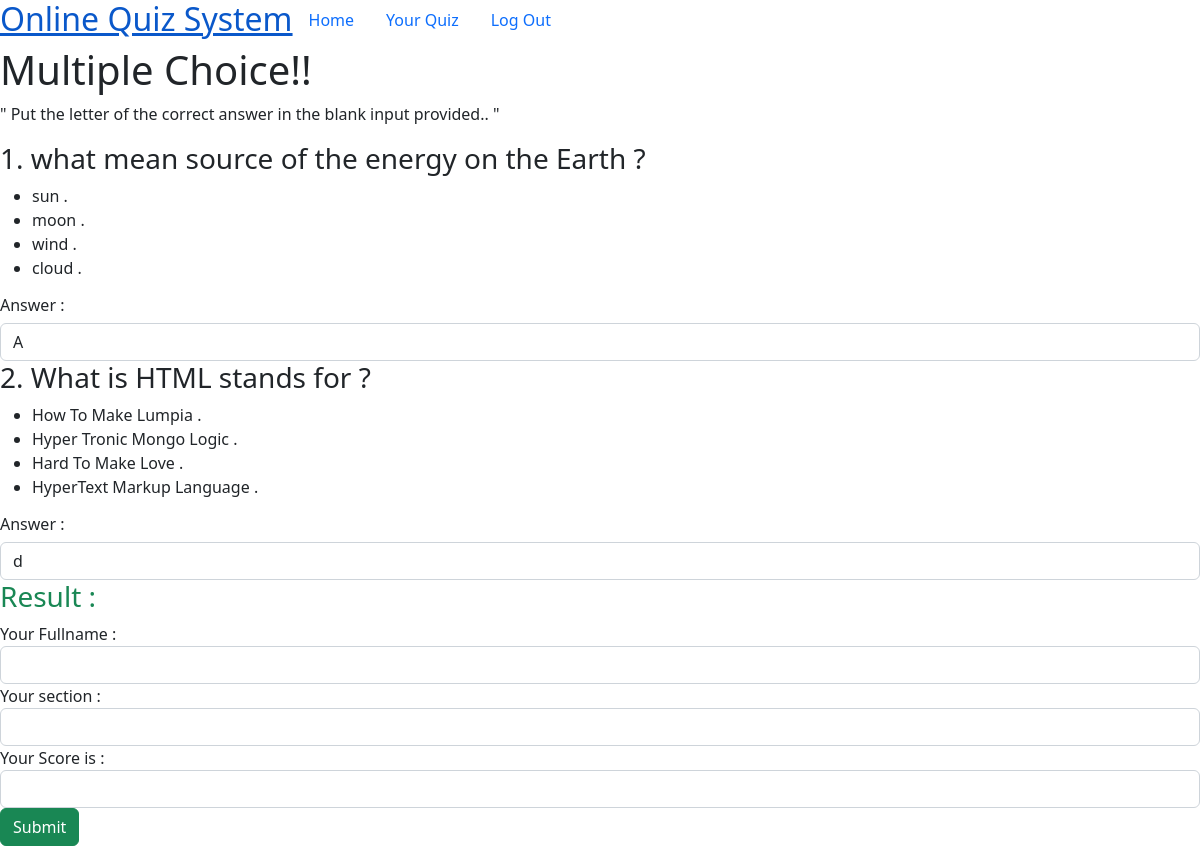
Page /getData.php on the committed database.
### tables this page shows
CREATE TABLE `tb_quiz` (
  `quiz_id` int NOT NULL,
  `question` text NOT NULL,
  `option1` text NOT NULL,
  `option2` text NOT NULL,
  `option3` text NOT NULL,
  `option4` text NOT NULL,
  `correct_Ans` text NOT NULL
);

### getData.php (the view, shortened to what this page needs)
<!DOCTYPE html>
<html lang="en">
<head>
    <link href="https://cdn.jsdelivr.net/npm/bootstrap@5.2.0-beta1/dist/css/bootstrap.min.css" rel="stylesheet"
>
    <link rel="stylesheet" href="./styles/your_quiz.scss">
</head>
<body>
    <section>
        <ul class="nav nav1 nav-underline">
            <li class="nav-item"><a href="student.php" class="logoAnchor" title="Home"><h2>Online Quiz System</h2></a></li>
            <li class="nav-item"><a  class="nav-link quiz " href="student.php"  title="Home"> Home</a></li>
            <li class="nav-item"><a  class="nav-link  home" href="your_quiz.php"  title="Quiz">Your Quiz</a></li>
            <li class="nav-item"><a  class="nav-link logout" href="index.php"  title="Log Out"> Log Out</a></li>
        </ul>
        <div class="header">
            <h1>Multiple Choice!!</h1>
            <p>" Put the letter of the correct answer in the blank input provided.. "</p>
        </div>
        <div class="main">
            <form method="post" action="your_quiz.php">
               <?php
                require_once "db.php";
                $select="SELECT * from tb_quiz";
                if($result=$conn->query($select)){
                    while($row=$result->fetch_assoc()){
                        $id=$row['quiz_id'];
                        $qu=$row['question'];
                        $op1=$row['option1'];
                        $op2=$row['option2'];
                        $op3=$row['option3'];
                        $op4=$row['option4'];
                        $ans=$row['correct_Ans'];
               ?>
                        <h3><?php echo $id?>. <?php echo $qu?> </h3>
                         <ul>
                            <li><?php echo $op1?> .</li>
                            <li><?php echo $op2?> .</li>
                            <li><?php echo $op3?> .</li>
                            <li><?php echo $op4?> .</li>
                         </ul>
                         <h6>Answer :</h6>
                         <input type="text" class="form-control" value="<?php echo $ans?>" max-length="1">
              <?php
                    }
                }
               ?>
            </form>
        </div>
        <div id ="res" >
          <div class="Result">
             <h3 class="text-success">Result :</h3>
            <form action ="submit.php?score=<?php echo $score ?>" method="post">
                <div class="form-group">
                    <label> Your Fullname :</label>
                    <input type="text"  name="name"class="form-control">
                </div>
                <div class="form-group">
                    <label> Your section :</label>
                    <input type="text"  name="class" class="form-control">
                </div>
                <div class="form-group">
                    <label> Your Score is :</label>
                    <input type="number"  name="score" value="<?php echo $score?>" readonly class="form-control">
                </div>
                <div class="subb">
                    <input type="submit" class="btn btn-success" name="data" value="Submit"></input>
                </div>
            </form>
          </div>
        </div>
    </section>
</body>
</html>

### rows in the picture
tb_quiz: quiz_id "1", question "what mean source of the energy on the Earth ?", option1 "sun", option2 "moon", option3 "wind", option4 "cloud", correct_Ans "A"
tb_quiz: quiz_id "2", question "What is HTML stands for ?", option1 "How To Make Lumpia", option2 "Hyper Tronic Mongo Logic", option3 "Hard To Make Love", option4 "HyperText Markup Language", correct_Ans "d"
